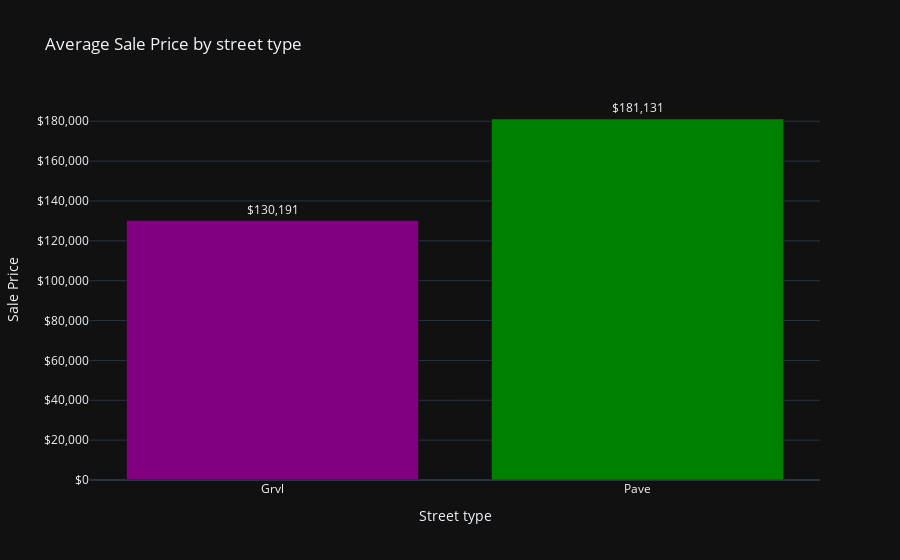
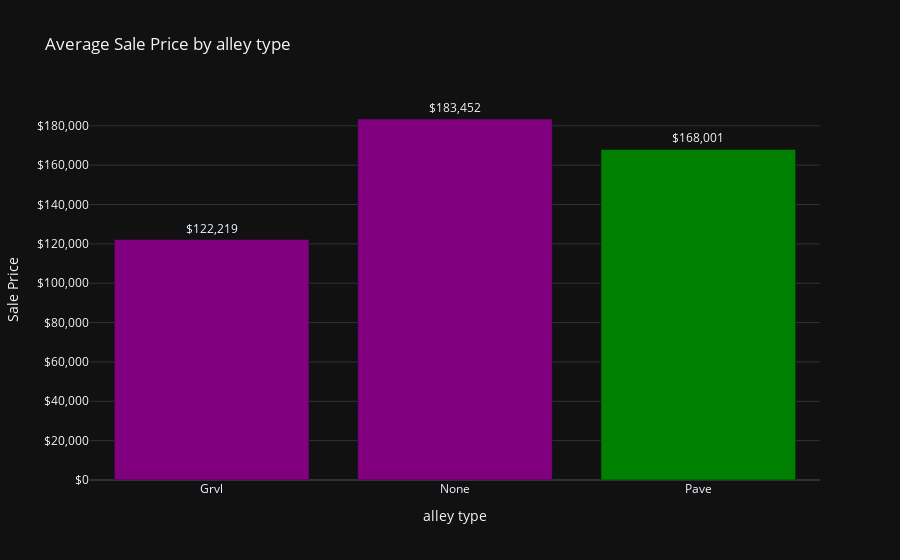

Here is the notebook cell these charts were saved with, in order:
### Code cell
#Does street and alley access types effect on sale price?
street_prices = df_train.groupby('Street')['SalePrice'].mean()
alley_prices = df_train.groupby('Alley')['SalePrice'].mean()
colors_street = np.where(street_prices.index == 'Pave', 'purple', 'green')
fig4 = px.bar(x=street_prices.index, y=street_prices.values, title='Average Sale Price by street type',color=colors_street,
              color_discrete_sequence=['purple', 'green'], text=street_prices.values,
              template='plotly_dark')

fig4.update_traces(texttemplate='$%{text:,.0f}', textposition='outside')
fig4.update_yaxes(title='Sale Price', tickprefix='$', tickformat=',')
fig4.update_xaxes(title='Street type')
fig4.update_layout(showlegend=False)
#alley
colors_alley = np.where(alley_prices.index == 'Pave', 'purple', 'green')
fig5 = px.bar(x=alley_prices.index, y=alley_prices.values, title='Average Sale Price by alley type',color=colors_alley,
              color_discrete_sequence=['purple', 'green'], text=alley_prices.values,
              template='plotly_dark')

fig5.update_traces(texttemplate='$%{text:,.0f}', textposition='outside')
fig5.update_yaxes(title='Sale Price', tickprefix='$', tickformat=',')
fig5.update_xaxes(title='alley type')
fig5.update_layout(showlegend=False)

fig4.show()
fig5.show()

### Figure 1 — Plotly figure (JSON) as saved in the notebook; plotly's stock layout.template omitted (floating-point values rounded to 4 significant figures)
{"data": [{"hovertemplate": "color=green<br>x=%{x}<br>y=%{y}<br>text=%{text}<extra></extra>", "legendgroup": "green", "marker": {"color": "purple", "pattern": {"shape": ""}}, "name": "green", "orientation": "v", "showlegend": true, "text": [130200.0], "textposition": "outside", "texttemplate": "$%{text:,.0f}", "type": "bar", "x": ["Grvl"], "xaxis": "x", "y": [130200.0], "yaxis": "y"}, {"hovertemplate": "color=purple<br>x=%{x}<br>y=%{y}<br>text=%{text}<extra></extra>", "legendgroup": "purple", "marker": {"color": "green", "pattern": {"shape": ""}}, "name": "purple", "orientation": "v", "showlegend": true, "text": [181100.0], "textposition": "outside", "texttemplate": "$%{text:,.0f}", "type": "bar", "x": ["Pave"], "xaxis": "x", "y": [181100.0], "yaxis": "y"}], "layout": {"barmode": "relative", "legend": {"title": {"text": "color"}, "tracegroupgap": 0}, "showlegend": false, "title": {"text": "Average Sale Price by street type"}, "xaxis": {"anchor": "y", "domain": [0, 1], "title": {"text": "Street type"}}, "yaxis": {"anchor": "x", "domain": [0, 1], "tickformat": ",", "tickprefix": "$", "title": {"text": "Sale Price"}}}}

### Figure 2 — Plotly figure (JSON) as saved in the notebook; plotly's stock layout.template omitted (floating-point values rounded to 4 significant figures)
{"data": [{"hovertemplate": "color=green<br>x=%{x}<br>y=%{y}<br>text=%{text}<extra></extra>", "legendgroup": "green", "marker": {"color": "purple", "pattern": {"shape": ""}}, "name": "green", "orientation": "v", "showlegend": true, "text": [122200.0, 183500.0], "textposition": "outside", "texttemplate": "$%{text:,.0f}", "type": "bar", "x": ["Grvl", "None"], "xaxis": "x", "y": [122200.0, 183500.0], "yaxis": "y"}, {"hovertemplate": "color=purple<br>x=%{x}<br>y=%{y}<br>text=%{text}<extra></extra>", "legendgroup": "purple", "marker": {"color": "green", "pattern": {"shape": ""}}, "name": "purple", "orientation": "v", "showlegend": true, "text": [168000.0], "textposition": "outside", "texttemplate": "$%{text:,.0f}", "type": "bar", "x": ["Pave"], "xaxis": "x", "y": [168000.0], "yaxis": "y"}], "layout": {"barmode": "relative", "legend": {"title": {"text": "color"}, "tracegroupgap": 0}, "showlegend": false, "title": {"text": "Average Sale Price by alley type"}, "xaxis": {"anchor": "y", "domain": [0, 1], "title": {"text": "alley type"}}, "yaxis": {"anchor": "x", "domain": [0, 1], "tickformat": ",", "tickprefix": "$", "title": {"text": "Sale Price"}}}}
